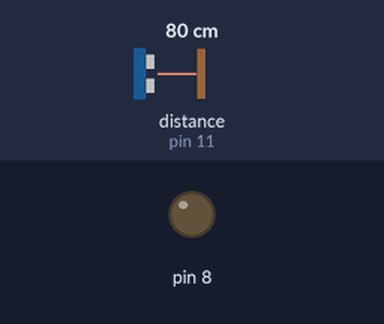
A sketch run on a simulated Arduino Uno, built with avr-gcc and run on an emulated ATmega328P. Shown: output pins drawn as LEDs (lit = HIGH). Wiring (inferred from the names in the program): ultrasonic range finder: trigger pin 12; echo pin 11. The inputs (shaded band) are chosen by the test bench; at power-on: distance to the obstacle (sensor on pin 11) 80 cm. The echo pulse lasts 58.3 µs per cm; pins used as bus, display or sensor lines are not drawn.

Above: at 1.3 s.
1.4 s: distance to the obstacle (sensor on pin 11) set to 39 cm
2.9 s: distance to the obstacle (sensor on pin 11) set to 33 cm
At 3.9 s:
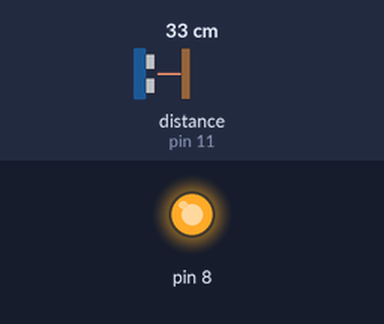
4.5 s: distance to the obstacle (sensor on pin 11) set to 24 cm
6.0 s: distance to the obstacle (sensor on pin 11) set to 20 cm
At 6.7 s:
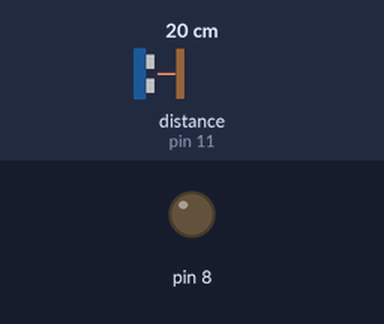
7.5 s: distance to the obstacle (sensor on pin 11) set to 35 cm
At 8.0 s:
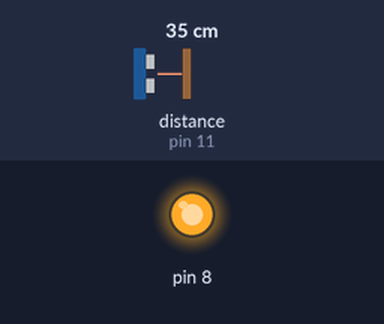
Timing chart, 0 to 10.0 s (numbered marks = the images above; inputs shaded):
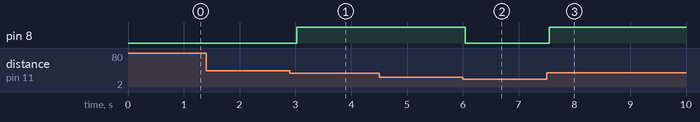

Measured:
- the behaviour switches between 36 and 35 cm on distance to the obstacle (sensor on pin 11) (found by bisection; images 0 and 1)
- the behaviour switches between 22 and 21 cm on distance to the obstacle (sensor on pin 11) (found by bisection; images 1 and 2)
- after the input at 1.4 s, every drawn part: stays the same
- after the input at 2.9 s, pin 8: LOW → HIGH after 0.13 s
- after the input at 4.5 s, every drawn part: stays the same
- after the input at 6.0 s, pin 8: HIGH → LOW at once
- after the input at 7.5 s, pin 8: LOW → HIGH after 0.05 s

The sketch:

distance_sensor.ino
```cpp
int trigPin = 12;
  int echoPin = 11;                          // Mesafe sensörü bağlantıları
    long duration, cm, inches;               // Cmm-İnc belirlemek
       int tolerans = 4;
void setup() {

    Serial.begin (9600);

       pinMode(trigPin, OUTPUT);
         pinMode(echoPin, INPUT);
             pinMode(8, OUTPUT);
}

void loop() {

     digitalWrite(trigPin, LOW);
         delayMicroseconds(5);               // Mesafe sensörü temel ayarları
            digitalWrite(trigPin, HIGH);
              delayMicroseconds(10);
                  digitalWrite(trigPin, LOW);


    pinMode(echoPin, INPUT);
       duration = pulseIn(echoPin, HIGH);

             cm = (duration/2) / 29.1;


    if(cm + tolerans >= 25 & cm - tolerans<= 30)
    {
      digitalWrite(8 , HIGH);
      }    // 25 ile 30cm arası ledi yakması için komut

            else  {digitalWrite(8, LOW); }

  delay(500); // Gecikme hızı
}
```
